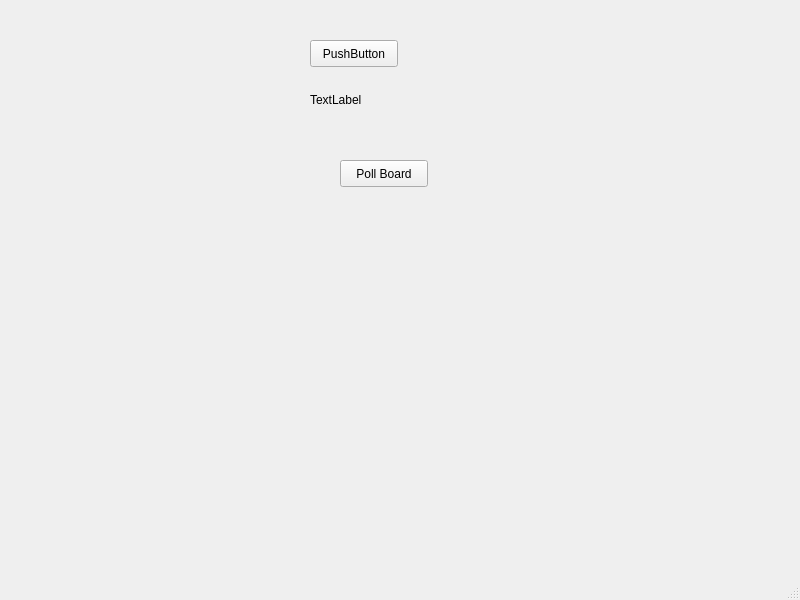
<?xml version="1.0" encoding="UTF-8"?>
<ui version="4.0">
 <class>MainWindow</class>
 <widget class="QMainWindow" name="MainWindow">
  <property name="geometry">
   <rect>
    <x>0</x>
    <y>0</y>
    <width>800</width>
    <height>600</height>
   </rect>
  </property>
  <property name="windowTitle">
   <string>MainWindow</string>
  </property>
  <widget class="QWidget" name="centralwidget">
   <widget class="QPushButton" name="button">
    <property name="geometry">
     <rect>
      <x>310</x>
      <y>40</y>
      <width>88</width>
      <height>27</height>
     </rect>
    </property>
    <property name="text">
     <string>PushButton</string>
    </property>
   </widget>
   <widget class="QLabel" name="label">
    <property name="geometry">
     <rect>
      <x>310</x>
      <y>90</y>
      <width>241</width>
      <height>19</height>
     </rect>
    </property>
    <property name="text">
     <string>TextLabel</string>
    </property>
   </widget>
   <widget class="QPushButton" name="poll_board_before">
    <property name="geometry">
     <rect>
      <x>340</x>
      <y>160</y>
      <width>88</width>
      <height>27</height>
     </rect>
    </property>
    <property name="text">
     <string>Poll Board</string>
    </property>
   </widget>
  </widget>
  <widget class="QMenuBar" name="menubar">
   <property name="geometry">
    <rect>
     <x>0</x>
     <y>0</y>
     <width>800</width>
     <height>24</height>
    </rect>
   </property>
  </widget>
  <widget class="QStatusBar" name="statusbar"/>
 </widget>
 <resources/>
 <connections/>
</ui>
